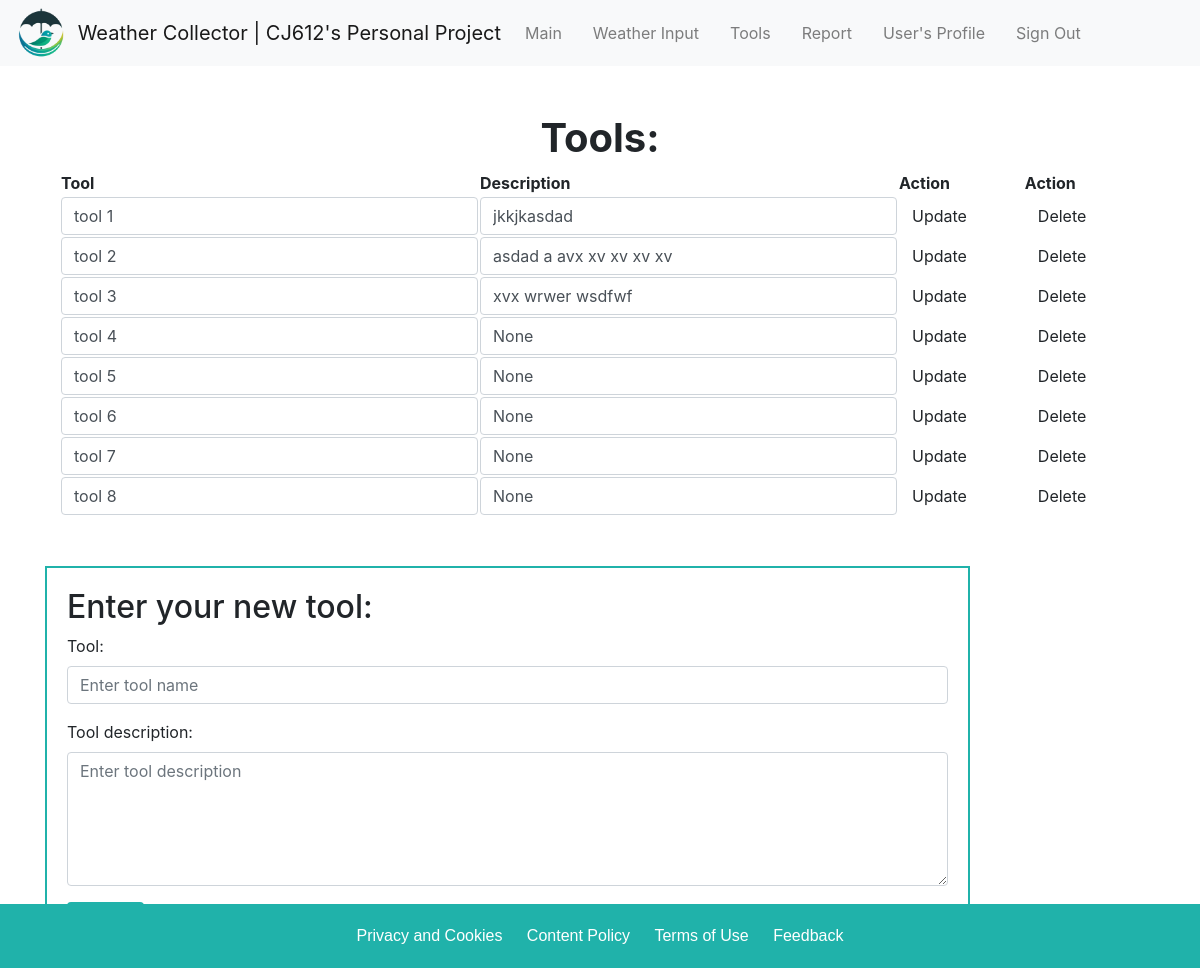
The app's page /tools (signed in) with its own data.
### database/models.py (models this page shows)
class Tool(Base):
    __tablename__ = 'tool'
    id = Column(Integer, primary_key=True)
    name = Column(String(256))
    description = Column(String(512))
    cityid = Column(Integer, ForeignKey('city.id'))
    userid = Column(Integer, ForeignKey('user.id'))
    measurement_tool = relationship("Measurement", back_populates='tool_measurement')
    city_tool = relationship("City", back_populates='tool_city')
    user_tool = relationship("User", back_populates='tool_user')

### frontend/router.py (the view)
@router.get("/tools")
async def get_tools(
    request: Request,
    user: User | None = Depends(get_correct_user_frontend),
    session: AsyncSession = Depends(get_session),
):
    if user:
        data = await CRUDTool.get_all_by_user_id(session, user.id)
        return templates.TemplateResponse("tools.html", {"request": request, "user": user, "data": data})
    return RedirectResponse(url="/auth", status_code=status.HTTP_301_MOVED_PERMANENTLY)

### frontend/templates/tools.html (shortened to what this page needs)
{%extends "/base.html" %}
{% block style %}
<link rel="stylesheet" href="https://cdn.datatables.net/2.0.3/css/dataTables.dataTables.css">
<link rel="stylesheet" href="/css/tools.css" />
{% endblock %}
{% block content %}
{% include 'elements/nav.html' %}
<div class="container">
    <h1 class="mt-5"><strong>Tools:</strong></h1>
    <div class="col mt-1">
            <table id="tooldata" class="display" style="width:100%">
                <thead>
                    <tr>
                        <th>Tool</th>
                        <th>Description</th>
                        <th>Action</th>
                        <th>Action</th>
                    </tr>
                </thead>
                <tbody>
                    {% for tool in data %}
                    <tr>
                        <form action="/updatetool" method="post">
                            <td>
                                <input type="text" name="name" value="{{tool['name']}}" class="form-control" required/>
                            </td>
                            <td><input type="text" name="description" value="{{tool['description']}}" class="form-control"/></td>
                            <td>
                                <button type="submit" class="btn">Update</button>
                            </td>
                        </form>
                        <td>
                            <form action="/deletetool?name={{tool['name']}}" method="post">
                                <button type="submit" class="btn" >Delete</button>
                            </form>
                        </td>
                    </tr>
                    {% endfor %}
                </tbody>
            </table>
        </div>
    <div class="col-md-10">
        <h2>Enter your new tool:</h2>
        <form action="/tools" method="post">
            <div class="form-group">
                <label for="tool">Tool:</label>
                <input type="text" class="form-control" id="tool" name="name" placeholder="Enter tool name" required>
            </div>
            <div class="form-group">
                <label for="tooldescription">Tool description:</label>
                <textarea class="form-control" id="tooldescription" name="description" placeholder="Enter tool description" rows="5"></textarea>
              </div>
            <button type="submit" class="btn btn-primary">Save</button>
        </form>
    </div>
</div>
{% endblock %}

### frontend/templates/css/tools.css (style rules this page uses)
.btn-primary { padding: 10px 20px; background-color: lightseagreen; color: #fff; border: none; border-radius: 4px; cursor: pointer; border-color: darkgreen; }
h1 { text-align: center; }
.col-md-10 { border: 2px solid lightseagreen; padding: 20px; margin-top: 50px; }

### frontend/templates/base.html (style rules this page uses)
body { background-color: white; background-image: url("img/backgrnd3.jpg") ; background-size: cover; background-repeat: no-repeat; background-position: top; }

### records on screen
Tool: name "tool 1", description "jkkjkasdad"
Tool: name "tool 2", description "asdad a avx xv xv xv xv"
Tool: name "tool 3", description "xvx wrwer wsdfwf"
Tool: name "tool 4", description "None"
Tool: name "tool 5", description "None"
Tool: name "tool 6", description "None"
Tool: name "tool 7", description "None"
Tool: name "tool 8", description "None"
